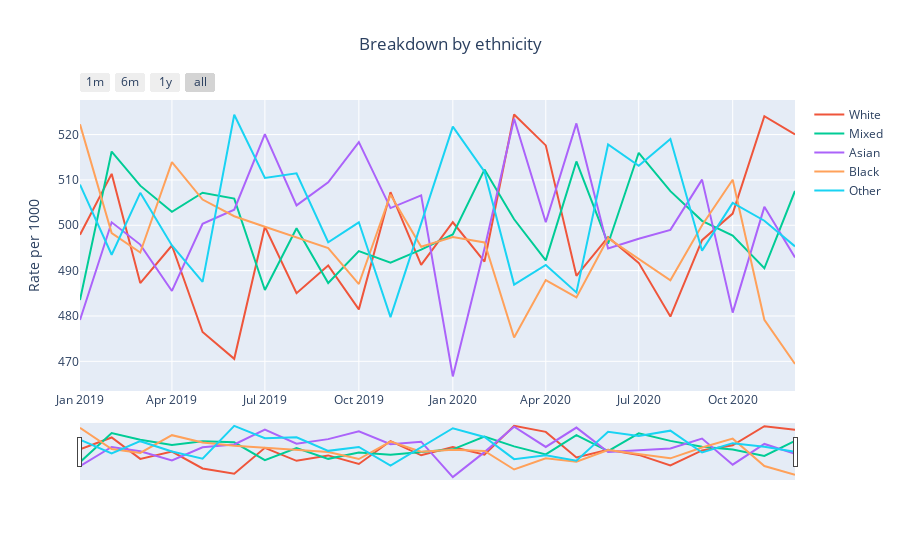

Notebook code for this chart:
### Code cell
plot_measures(measures_df_by_ethnicity, title='Breakdown by ethnicity',measure_id='measure_1', column_to_plot='rate', category='ethnicity', y_label='Rate per 1000')
